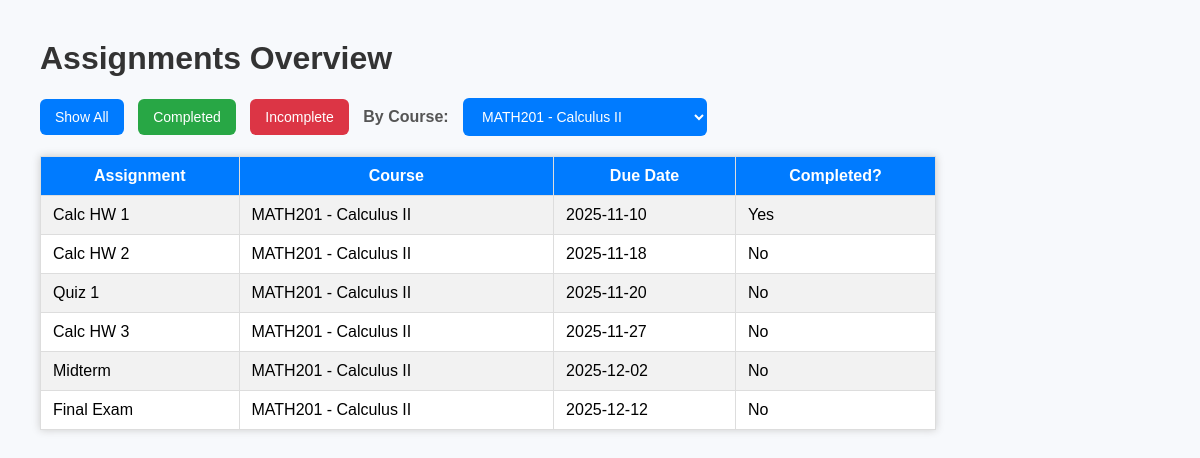
Screenshot of /index.php?course=MATH201 - Calculus II with the database file from the repository.
### tables this page shows
CREATE TABLE Assignment (
    assignment_id INT AUTO_INCREMENT PRIMARY KEY,
    course_id INT NOT NULL,
    name VARCHAR(200) NOT NULL,
    due_date DATE,
    completion_status TINYINT(1) DEFAULT 0,
    type VARCHAR(50),
    FOREIGN KEY (course_id) REFERENCES Course(course_id)
        ON DELETE CASCADE
        ON UPDATE CASCADE
);

CREATE TABLE Course (
    course_id INT AUTO_INCREMENT PRIMARY KEY,
    course_name VARCHAR(150) NOT NULL
);

### index.php (the view, shortened to what this page needs)
<?php
$servername = "localhost";
$username   = "root";
$password   = "StrongPass123!";
$database   = "smart_assignment_planner";
$conn = new mysqli($servername, $username, $password, $database);
$course = $_GET['course'] ?? '';
$baseQuery = "SELECT A.name, A.due_date, A.completion_status, C.course_name
              FROM Assignment A
              JOIN Course C ON A.course_id = C.course_id";
$where = [];
if (!empty($course)) {
    $where[] = "C.course_name = '".$conn->real_escape_string($course)."'";
}
if (!empty($where)) {
    $sql = $baseQuery . " WHERE " . implode(" AND ", $where) . " ORDER BY A.due_date ASC";
} else {
    $sql = $baseQuery . " ORDER BY A.due_date ASC";
}
$result = $conn->query($sql);
$courses = $conn->query("SELECT DISTINCT course_name FROM Course ORDER BY course_name ASC");
?>
<!DOCTYPE html>
<html>
<head>
</head>
<body>
<h1>Assignments Overview</h1>
<div class="buttons">
  <form method="GET" style="display:inline;">
    <button type="submit" name="filter" value="all">Show All</button>
  </form>
  <form method="GET" style="display:inline;">
    <button type="submit" name="filter" value="completed" style="background: #28a745;">Completed</button>
  </form>
  <form method="GET" style="display:inline;">
    <button type="submit" name="filter" value="incomplete" style="background: #dc3545;">Incomplete</button>
  </form>
  <form method="GET" style="display:inline;">
    <label class="filter-label" for="course">By Course:</label>
    <select name="course" onchange="this.form.submit()">
      <?php while($rowC = $courses->fetch_assoc()): ?>
        <option value="<?= htmlspecialchars($rowC['course_name']) ?>"
          <?= $rowC['course_name'] == $course ? 'selected' : '' ?>>
          <?= htmlspecialchars($rowC['course_name']) ?>
        </option>
      <?php endwhile; ?>
    </select>
  </form>
</div>
<table>
  <tr>
    <th>Assignment</th>
    <th>Course</th>
    <th>Due Date</th>
    <th>Completed?</th>
  </tr>
  <?php if ($result && $result->num_rows > 0): ?>
      <?php while($row = $result->fetch_assoc()): ?>
        <tr>
          <td><?= htmlspecialchars($row["name"]) ?></td>
          <td><?= htmlspecialchars($row["course_name"]) ?></td>
          <td><?= htmlspecialchars($row["due_date"]) ?></td>
          <td><?= $row["completion_status"] ? "Yes" : "No" ?></td>
        </tr>
      <?php endwhile; ?>
  <?php else: ?>
      <tr><td colspan="4">No data found.</td></tr>
  <?php endif; ?>
</table>
</body>
</html>

### index.php (style rules this page uses)
body { font-family: Arial, sans-serif; margin: 40px; background: #f7f9fc; }
h1 { color: #333; }
.buttons { margin-bottom: 20px; }
button, select { background: #007bff; color: white; border: none; padding: 10px 15px; margin-right: 10px; border-radius: 6px; cursor: pointer; font-size: 14px; }
table { border-collapse: collapse; width: 80%; background: white; box-shadow: 0 0 8px #ccc; }
th, td { padding: 10px 12px; border: 1px solid #ddd; }
th { background: #007bff; color: white; }
tr:nth-child(even) { background: #f2f2f2; }
.filter-label { font-weight: bold; color: #555; margin-right: 10px; }

### rows the page displays
assignment: name "Calc HW 1", course.course_name "MATH201 - Calculus II", due_date "2025-11-10", completion_status "Yes"
assignment: name "Calc HW 2", course.course_name "MATH201 - Calculus II", due_date "2025-11-18", completion_status "No"
assignment: name "Quiz 1", course.course_name "MATH201 - Calculus II", due_date "2025-11-20", completion_status "No"
assignment: name "Calc HW 3", course.course_name "MATH201 - Calculus II", due_date "2025-11-27", completion_status "No"
assignment: name "Midterm", course.course_name "MATH201 - Calculus II", due_date "2025-12-02", completion_status "No"
assignment: name "Final Exam", course.course_name "MATH201 - Calculus II", due_date "2025-12-12", completion_status "No"

### other values shown
form field course "MATH201 - Calculus II"
